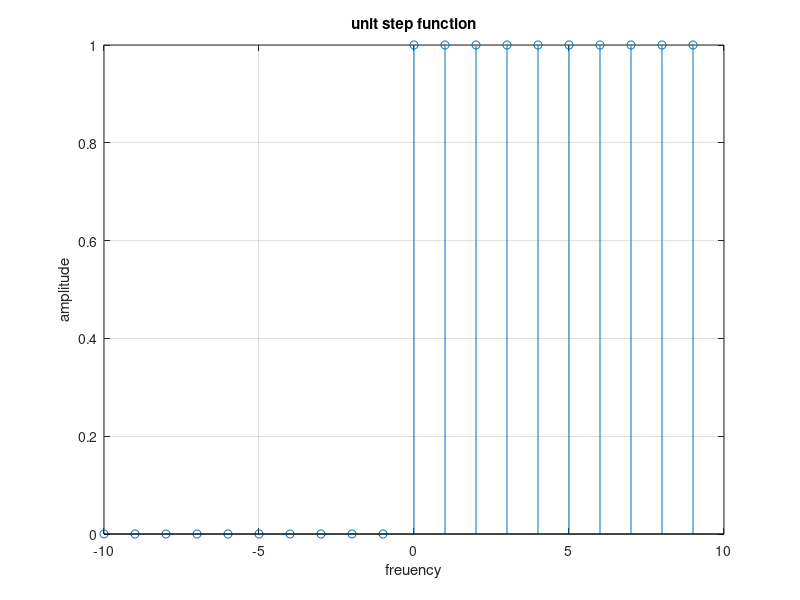

Write the MATLAB code that produced this figure.
t=[-10:1:9];
y=[zeros(1,10),ones(1,10)];
stem(t,y);
grid on
xlabel('freuency')
ylabel('amplitude')
title('unit step function')